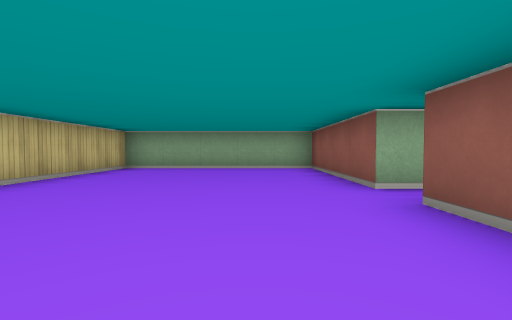
View 1 (above)

19 first-person views from a walk through a cub3D level. The camera is about half as high as the walls, tilts 2° down and sees 85° across. The floor is counted in squares. Each view is taken from the middle of a square. On the plan, view 1 faces up. The plan holds only what a view shows up to about 9 squares ahead; the rest is blank.

View 2
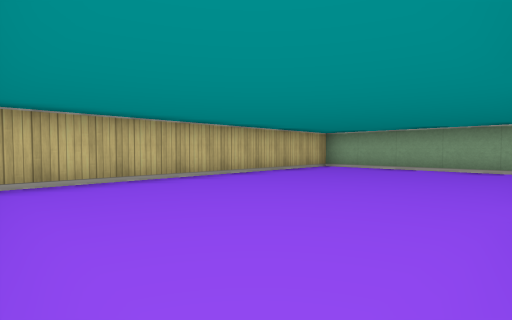

View 3
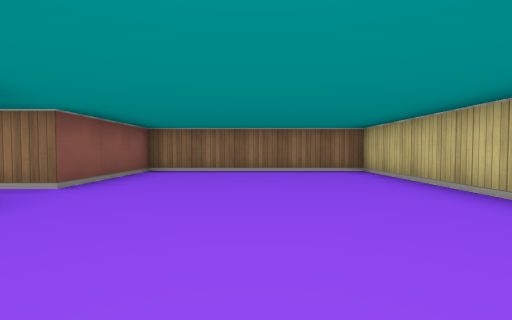

View 4
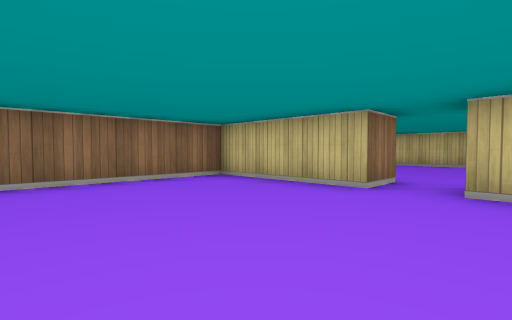

View 5
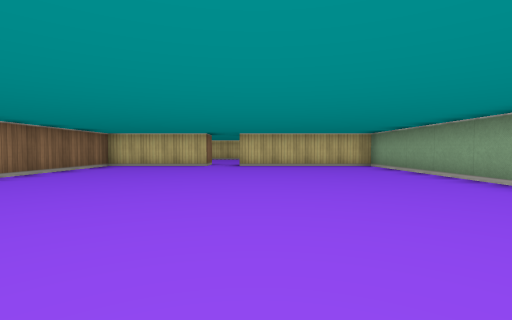

View 6
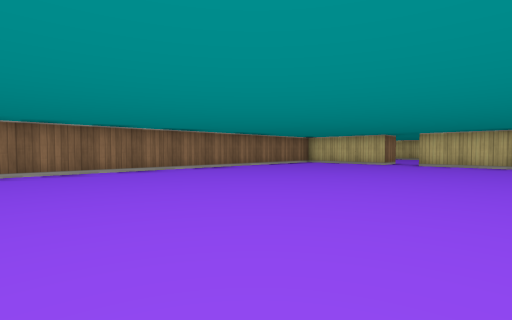

View 7
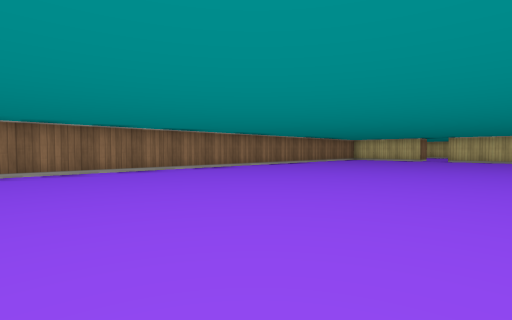

View 8
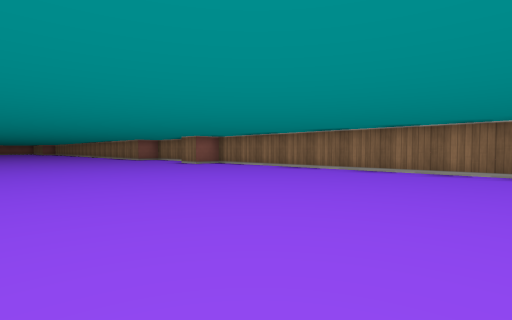

View 9
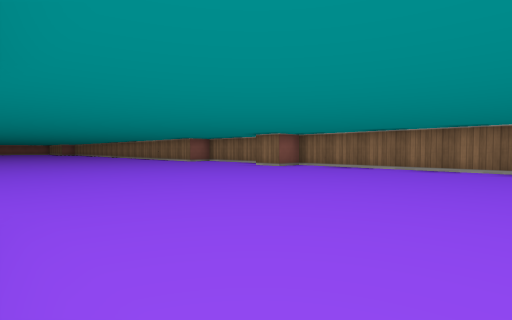

View 10
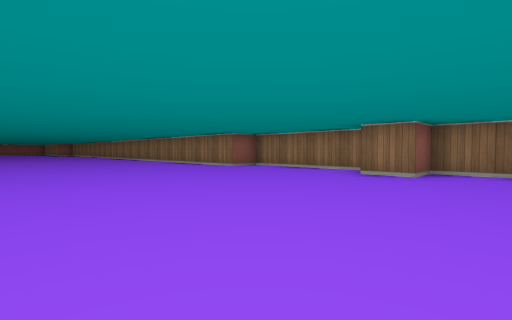

View 11
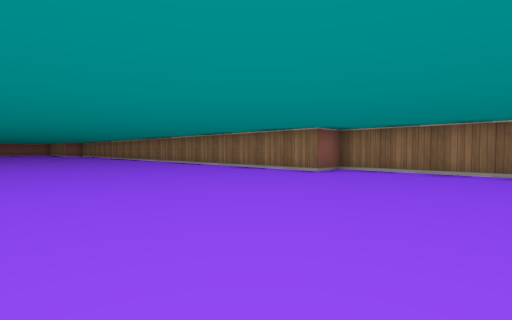

View 12
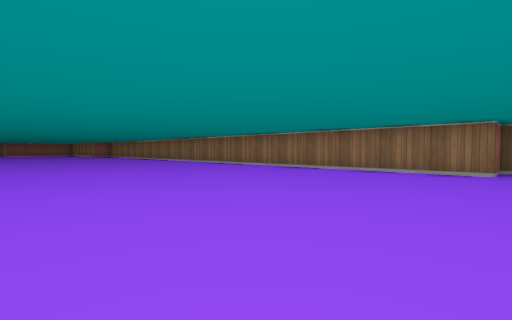

View 13
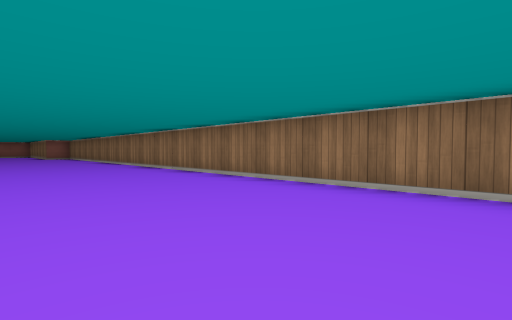

View 14
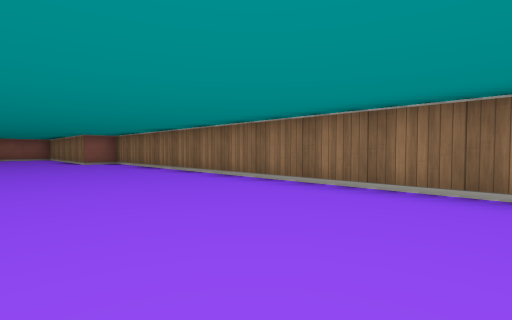

View 15
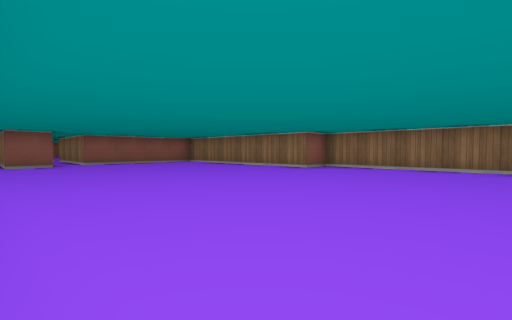

View 16
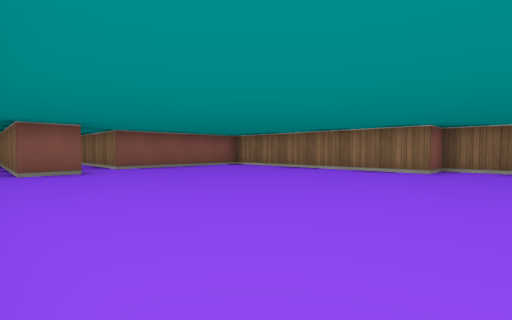

View 17
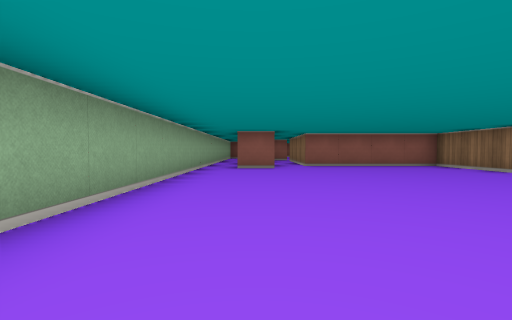

View 18
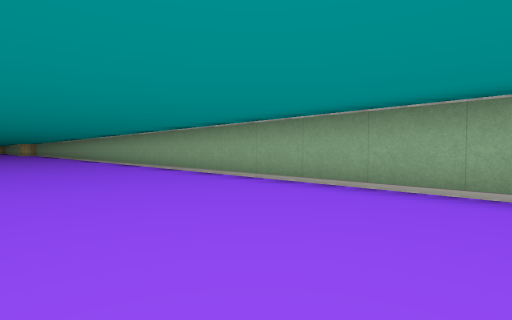

View 19
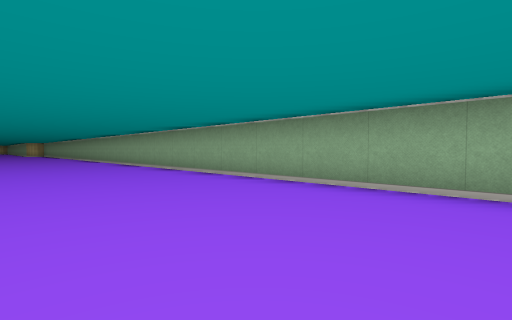

### Floor plan
Points are (right, up) in squares from view 1. A wall is a line through its corners. A room is listed if a view was taken in it or the views show most of it. See-through windows are left out.
Room 1 (views 1, 2, 3)
walls: (2.1, 3.5) (1.5, 3.5) (1.5, 7.5) (-3.5, 7.5) (-3.5, -0.5) (1.5, -0.5) (1.5, 2.5) (2.5, 2.5)
ways out: opening at (2, 3) to room 2
Room 2 (views 4, 5, 6, 7, 8, 9, 10, 11, 12, 13, 14, 15, 16, 17, 18, 19)
walls: (23.9, -0.5) (27.5, -0.5) (27.5, 0.5) (47.5, 0.5) (47.5, 1.5) (53.5, 1.5) (53.5, 5.5) (56.2, 5.5); (7.2, 7.5) (2.5, 7.5) (2.5, 3.5); (52.5, 6.4) (52.5, 7.5) (57.5, 7.5); (2.5, 2.5) (2.5, -0.5) (22.5, -0.5) (22.5, 0.5) (23.5, 0.5); (54, 8.5) (35.8, 8.5)
ways out: opening at (2, 3) to room 1

Where each view was taken, in squares from view 1:
view 1: 0 up, 0 right, facing up
view 2: 0 up, 1 right, facing up-left
view 3: 6 up, 1 left, facing down
view 4: 4 up, 6 right, facing down-left
view 5: 4 up, 11 right, facing left
view 6: 6 up, 12 right, facing down-left
view 7: 6 up, 16 right, facing down-left
view 8: 6 up, 14 right, facing down-right
view 9: 7 up, 17 right, facing down-right
view 10: 6 up, 21 right, facing down-right
view 11: 6 up, 24 right, facing down-right
view 12: 7 up, 27 right, facing down-right
view 13: 4 up, 30 right, facing down-right
view 14: 4 up, 37 right, facing down-right
view 15: 8 up, 43 right, facing down-right
view 16: 8 up, 46 right, facing down-right
view 17: 7 up, 45 right, facing right
view 18: 5 up, 49 right, facing up-left
view 19: 5 up, 45 right, facing up-left
